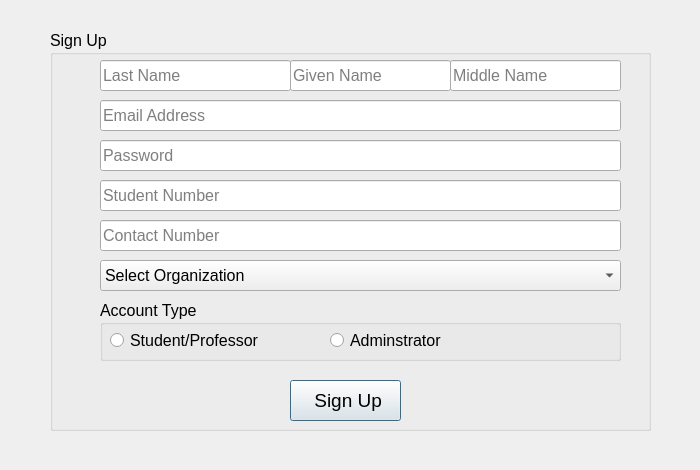
<?xml version="1.0" encoding="UTF-8"?>
<ui version="4.0">
 <class>Dialog</class>
 <widget class="QDialog" name="Dialog">
  <property name="geometry">
   <rect>
    <x>0</x>
    <y>0</y>
    <width>700</width>
    <height>470</height>
   </rect>
  </property>
  <property name="windowTitle">
   <string>Dialog</string>
  </property>
  <widget class="QGroupBox" name="groupBox">
   <property name="geometry">
    <rect>
     <x>50</x>
     <y>30</y>
     <width>601</width>
     <height>401</height>
    </rect>
   </property>
   <property name="font">
    <font>
     <pointsize>12</pointsize>
     <weight>50</weight>
     <bold>false</bold>
    </font>
   </property>
   <property name="title">
    <string>Sign Up</string>
   </property>
   <widget class="QComboBox" name="comboBox_organization">
    <property name="geometry">
     <rect>
      <x>50</x>
      <y>230</y>
      <width>521</width>
      <height>31</height>
     </rect>
    </property>
    <item>
     <property name="text">
      <string>Select Organization</string>
     </property>
    </item>
    <item>
     <property name="text">
      <string>Honor Society of Mapua (HSM)</string>
     </property>
    </item>
    <item>
     <property name="text">
      <string>Mapua Institute of Technology Student Catholic Actions (MITSCA)</string>
     </property>
    </item>
    <item>
     <property name="text">
      <string>Junior Philippine Computer Society - Mapua University (JPCS - MIT)</string>
     </property>
    </item>
    <item>
     <property name="text">
      <string>Institute of Electronics Engineers of the Philippines - Mapua Univeristy Chapter (IECEP-MIT)</string>
     </property>
    </item>
    <item>
     <property name="text">
      <string>Mapua Integrated Computer Organization (MICRO)</string>
     </property>
    </item>
    <item>
     <property name="text">
      <string>Engineering Through Imagination and Research - Academic Society (EIR-AS)</string>
     </property>
    </item>
    <item>
     <property name="text">
      <string>Philippine Institute of Civil Engineers (PICE)</string>
     </property>
    </item>
    <item>
     <property name="text">
      <string>American Concrete Institute (ACI)</string>
     </property>
    </item>
    <item>
     <property name="text">
      <string>New Item</string>
     </property>
    </item>
   </widget>
   <widget class="QLineEdit" name="lineEdit_emailAddress">
    <property name="geometry">
     <rect>
      <x>50</x>
      <y>70</y>
      <width>521</width>
      <height>31</height>
     </rect>
    </property>
    <property name="text">
     <string/>
    </property>
    <property name="placeholderText">
     <string>Email Address</string>
    </property>
   </widget>
   <widget class="QLineEdit" name="lineEdit_password">
    <property name="geometry">
     <rect>
      <x>50</x>
      <y>110</y>
      <width>521</width>
      <height>31</height>
     </rect>
    </property>
    <property name="text">
     <string/>
    </property>
    <property name="echoMode">
     <enum>QLineEdit::Password</enum>
    </property>
    <property name="placeholderText">
     <string>Password</string>
    </property>
   </widget>
   <widget class="QLineEdit" name="lineEdit_givenName">
    <property name="geometry">
     <rect>
      <x>240</x>
      <y>30</y>
      <width>161</width>
      <height>31</height>
     </rect>
    </property>
    <property name="text">
     <string/>
    </property>
    <property name="placeholderText">
     <string>Given Name</string>
    </property>
   </widget>
   <widget class="QLineEdit" name="lineEdit_middleName">
    <property name="geometry">
     <rect>
      <x>400</x>
      <y>30</y>
      <width>171</width>
      <height>31</height>
     </rect>
    </property>
    <property name="text">
     <string/>
    </property>
    <property name="placeholderText">
     <string>Middle Name</string>
    </property>
   </widget>
   <widget class="QLineEdit" name="lineEdit_lastName">
    <property name="geometry">
     <rect>
      <x>50</x>
      <y>30</y>
      <width>191</width>
      <height>31</height>
     </rect>
    </property>
    <property name="text">
     <string/>
    </property>
    <property name="placeholderText">
     <string>Last Name</string>
    </property>
   </widget>
   <widget class="QLineEdit" name="lineEdit_contactNum">
    <property name="geometry">
     <rect>
      <x>50</x>
      <y>190</y>
      <width>521</width>
      <height>31</height>
     </rect>
    </property>
    <property name="text">
     <string/>
    </property>
    <property name="placeholderText">
     <string>Contact Number</string>
    </property>
   </widget>
   <widget class="QLineEdit" name="lineEdit_studentNumber">
    <property name="geometry">
     <rect>
      <x>50</x>
      <y>150</y>
      <width>521</width>
      <height>31</height>
     </rect>
    </property>
    <property name="text">
     <string/>
    </property>
    <property name="placeholderText">
     <string>Student Number</string>
    </property>
   </widget>
   <widget class="QPushButton" name="pushButton_signUp">
    <property name="geometry">
     <rect>
      <x>240</x>
      <y>350</y>
      <width>111</width>
      <height>41</height>
     </rect>
    </property>
    <property name="font">
     <font>
      <pointsize>14</pointsize>
     </font>
    </property>
    <property name="text">
     <string> Sign Up</string>
    </property>
   </widget>
   <widget class="QGroupBox" name="groupBox_2">
    <property name="geometry">
     <rect>
      <x>50</x>
      <y>270</y>
      <width>521</width>
      <height>61</height>
     </rect>
    </property>
    <property name="title">
     <string>Account Type</string>
    </property>
    <widget class="QRadioButton" name="radioButton_User">
     <property name="geometry">
      <rect>
       <x>10</x>
       <y>30</y>
       <width>181</width>
       <height>20</height>
      </rect>
     </property>
     <property name="text">
      <string>Student/Professor</string>
     </property>
    </widget>
    <widget class="QRadioButton" name="radioButton_admin">
     <property name="geometry">
      <rect>
       <x>230</x>
       <y>30</y>
       <width>141</width>
       <height>20</height>
      </rect>
     </property>
     <property name="text">
      <string>Adminstrator</string>
     </property>
    </widget>
   </widget>
  </widget>
 </widget>
 <tabstops>
  <tabstop>lineEdit_lastName</tabstop>
  <tabstop>lineEdit_givenName</tabstop>
  <tabstop>lineEdit_middleName</tabstop>
  <tabstop>lineEdit_emailAddress</tabstop>
  <tabstop>lineEdit_password</tabstop>
  <tabstop>lineEdit_studentNumber</tabstop>
  <tabstop>lineEdit_contactNum</tabstop>
  <tabstop>comboBox_organization</tabstop>
  <tabstop>radioButton_User</tabstop>
  <tabstop>radioButton_admin</tabstop>
  <tabstop>pushButton_signUp</tabstop>
 </tabstops>
 <resources/>
 <connections/>
</ui>
